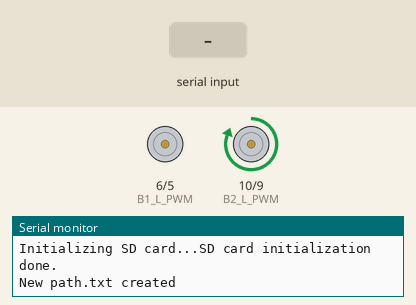
The sketch below on a simulated Arduino Uno, built with avr-gcc and run on an emulated ATmega328P. Shown: motor-driver pin pairs drawn as motors (green arrow = first pin HIGH = forward, orange = second pin HIGH = backward, longer = more drive), the last lines printed to the serial monitor. The test bench sets the inputs (shaded band). Storage starts empty.

Above: at 1.2 s.
1.3 s: "F" received over Serial
At 1.9 s:
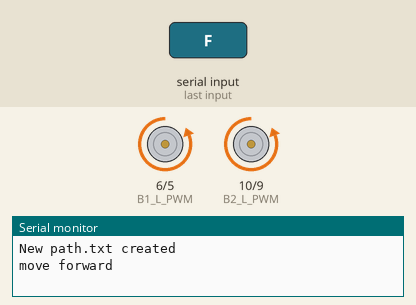
2.8 s: "L" received over Serial
At 3.1 s:
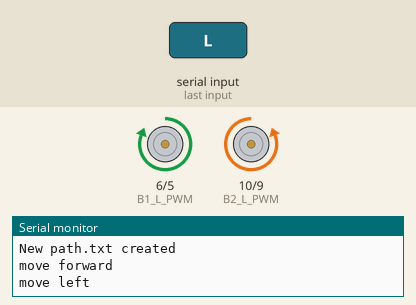
4.3 s: "R" received over Serial
At 5.4 s:
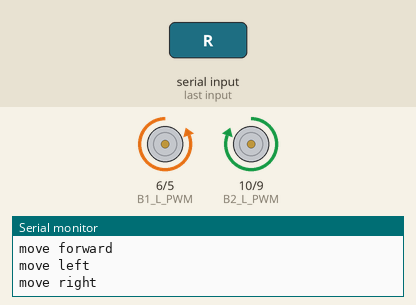
5.8 s: "B" received over Serial
At 6.5 s:
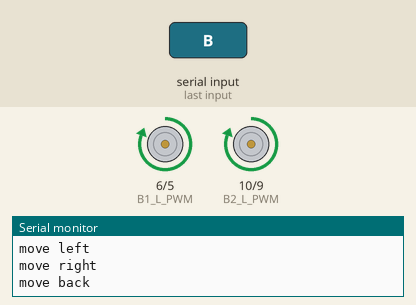
7.3 s: "S" received over Serial
At 8.5 s:
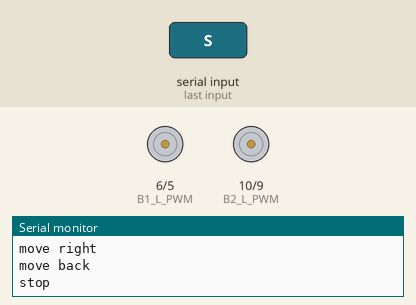
Timing chart, 0 to 9.8 s (numbered marks = the images above; inputs shaded):
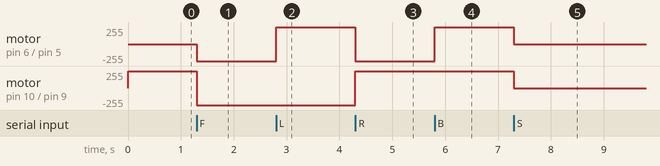

The sketch:

t_car.ino
```cpp
#include <SD.h>
#include <SPI.h>

const int chipSelect = 4;
const int speed = 255;
const int curving_speed = 20;
String bt_sig;
const int B1_R_PWM = 5;
const int B1_L_PWM = 6;
const int B2_R_PWM = 9;
const int B2_L_PWM = 10;

void setup() {
    Serial.begin(9600);
    Serial.print("Initializing SD card...");
    SPI.begin();
    SPI.setClockDivider(SPI_CLOCK_DIV8);
    pinMode(SS, OUTPUT);
    if (!SD.begin(chipSelect)) {
        Serial.println("SD card initialization failed!");
        Serial.println("Things to check:");
        Serial.println("* is a card inserted?");
        Serial.println("* is your wiring correct?");
        Serial.println("* did you change the chipSelect pin to match your shield or module?");
        Serial.println("Note: press reset or reopen this serial monitor after fixing your issue!");
        while (1);
    }
    Serial.println("SD card initialization done.");
    if (SD.exists("path.txt")) {
        SD.remove("path.txt");
        Serial.println("Existing path.txt removed");
    }
    File dataFile = SD.open("path.txt", FILE_WRITE);
    if (dataFile) {
        dataFile.println("Movement Log Start");
        dataFile.close();
        Serial.println("New path.txt created");
    }
    pinMode(B1_R_PWM, OUTPUT);
    pinMode(B1_L_PWM, OUTPUT);
    pinMode(B2_R_PWM, OUTPUT);
    pinMode(B2_L_PWM, OUTPUT);
}

void logMovement(const char* movement) {
    File dataFile = SD.open("path.txt", FILE_WRITE);
    if (dataFile) {
        dataFile.println(movement);
        dataFile.close();
    } else {
        Serial.println("Error opening path.txt");
    }
}

void loop() {
    bt_sig = "";
    while(Serial.available()) {
        bt_sig = (char)Serial.read();
    }

    if(bt_sig == "F") {
        forward();
        Serial.println("move forward");
        logMovement("forward");
    }
    else if(bt_sig == "L") {
        turn_left();
        Serial.println("move left");
        logMovement("left");
    }
    else if(bt_sig == "R") {
        turn_right();
        Serial.println("move right");
        logMovement("right");
    }
    else if(bt_sig == "B") {
        backward();
        Serial.println("move back");
        logMovement("backward");
    }
    else if (bt_sig == "S") {
        stop_bot();
        Serial.println("stop");
    }
    else if (bt_sig == "G") {
        Left_forward();
        Serial.println("Fwd left");
    }
    else if (bt_sig == "I") {
        right_forward();
        Serial.println("Fwd Right");
    }
    else if (bt_sig == "H") {
        left_backward();
        Serial.println("Back left");
    }
    else if (bt_sig == "J") {
        right_backward();
        Serial.println("Back right");
    }
    else if(bt_sig == "X") {
        kachra_dance();
        delay(600);
        stop_bot();
        kachra_dance_2();
        Serial.println("Kachra dance");
    }
}

void stop_bot() {
    analogWrite(B1_R_PWM, 0);
    analogWrite(B1_L_PWM, 0);
    analogWrite(B2_R_PWM, 0);
    analogWrite(B2_L_PWM, 0);
}

void forward() {
    analogWrite(B1_R_PWM, speed);
    analogWrite(B1_L_PWM, 0);
    analogWrite(B2_R_PWM, speed);
    analogWrite(B2_L_PWM, 0);
}

void backward() {
    analogWrite(B1_R_PWM, 0);
    analogWrite(B1_L_PWM, speed);
    analogWrite(B2_R_PWM, 0);
    analogWrite(B2_L_PWM, speed);
}

void turn_left() {
    analogWrite(B1_R_PWM, 0);
    analogWrite(B1_L_PWM, speed);
    analogWrite(B2_R_PWM, speed);
    analogWrite(B2_L_PWM, 0);
}

void turn_right() {
    analogWrite(B1_R_PWM, speed);
    analogWrite(B1_L_PWM, 0);
    analogWrite(B2_R_PWM, 0);
    analogWrite(B2_L_PWM, speed);
}

void Left_forward() {
    analogWrite(B1_R_PWM, curving_speed);
    analogWrite(B1_L_PWM, 0);
    analogWrite(B2_R_PWM, speed);
    analogWrite(B2_L_PWM, 0);
}

void right_forward() {
    analogWrite(B1_R_PWM, speed);
    analogWrite(B1_L_PWM, 0);
    analogWrite(B2_R_PWM, curving_speed);
    analogWrite(B2_L_PWM, 0);
}

void left_backward() {
    analogWrite(B1_R_PWM, 0);
    analogWrite(B1_L_PWM, curving_speed);
    analogWrite(B2_R_PWM, 0);
    analogWrite(B2_L_PWM, speed);
}

void right_backward() {
    analogWrite(B1_R_PWM, 0);
    analogWrite(B1_L_PWM, speed);
    analogWrite(B2_R_PWM, 0);
    analogWrite(B2_L_PWM, curving_speed);
}

void kachra_dance() {
    analogWrite(B1_R_PWM, 0);
    analogWrite(B1_L_PWM, speed);
    analogWrite(B2_R_PWM, 0);
    analogWrite(B2_L_PWM, 75);
}

void kachra_dance_2() {
    analogWrite(B1_R_PWM, speed);
    analogWrite(B1_L_PWM, 0);
    analogWrite(B2_R_PWM, 0);
    analogWrite(B2_L_PWM, 65);
}
```

Measured:
- after the input at 1.3 s, motor on pin 6 (B1_L_PWM) / pin 5 (B1_R_PWM): stopped → backward 255/255 at once; motor on pin 10 (B2_L_PWM) / pin 9 (B2_R_PWM): forward 255/255 → backward 255/255 at once
- after the input at 2.8 s, motor on pin 6 (B1_L_PWM) / pin 5 (B1_R_PWM): backward 255/255 → forward 255/255 at once
- after the input at 4.3 s, motor on pin 6 (B1_L_PWM) / pin 5 (B1_R_PWM): forward 255/255 → backward 255/255 at once; motor on pin 10 (B2_L_PWM) / pin 9 (B2_R_PWM): backward 255/255 → forward 255/255 at once
- after the input at 5.8 s, motor on pin 6 (B1_L_PWM) / pin 5 (B1_R_PWM): backward 255/255 → forward 255/255 at once
- after the input at 7.3 s, motor on pin 6 (B1_L_PWM) / pin 5 (B1_R_PWM), motor on pin 10 (B2_L_PWM) / pin 9 (B2_R_PWM): forward 255/255 → stopped at once
